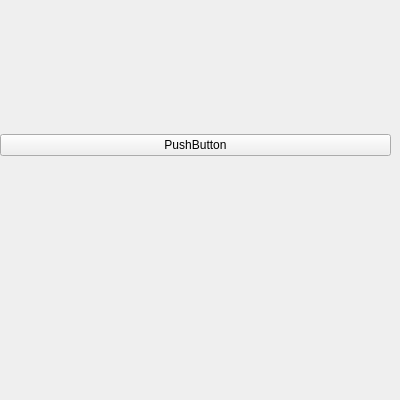
<?xml version="1.0" encoding="UTF-8"?>
<ui version="4.0">
 <class>Template_Panel</class>
 <widget class="QWidget" name="Template_Panel">
  <property name="geometry">
   <rect>
    <x>0</x>
    <y>0</y>
    <width>400</width>
    <height>400</height>
   </rect>
  </property>
  <property name="sizePolicy">
   <sizepolicy hsizetype="MinimumExpanding" vsizetype="MinimumExpanding">
    <horstretch>0</horstretch>
    <verstretch>0</verstretch>
   </sizepolicy>
  </property>
  <property name="minimumSize">
   <size>
    <width>400</width>
    <height>400</height>
   </size>
  </property>
  <property name="windowTitle">
   <string>Dialog</string>
  </property>
  <widget class="QWidget" name="verticalLayoutWidget">
   <property name="geometry">
    <rect>
     <x>0</x>
     <y>0</y>
     <width>391</width>
     <height>291</height>
    </rect>
   </property>
   <layout class="QVBoxLayout" name="verticalLayout">
    <item>
     <layout class="QHBoxLayout" name="horizontalLayout">
      <item>
       <widget class="QPushButton" name="pushButton">
        <property name="text">
         <string>PushButton</string>
        </property>
       </widget>
      </item>
     </layout>
    </item>
   </layout>
  </widget>
 </widget>
 <resources/>
 <connections/>
</ui>
